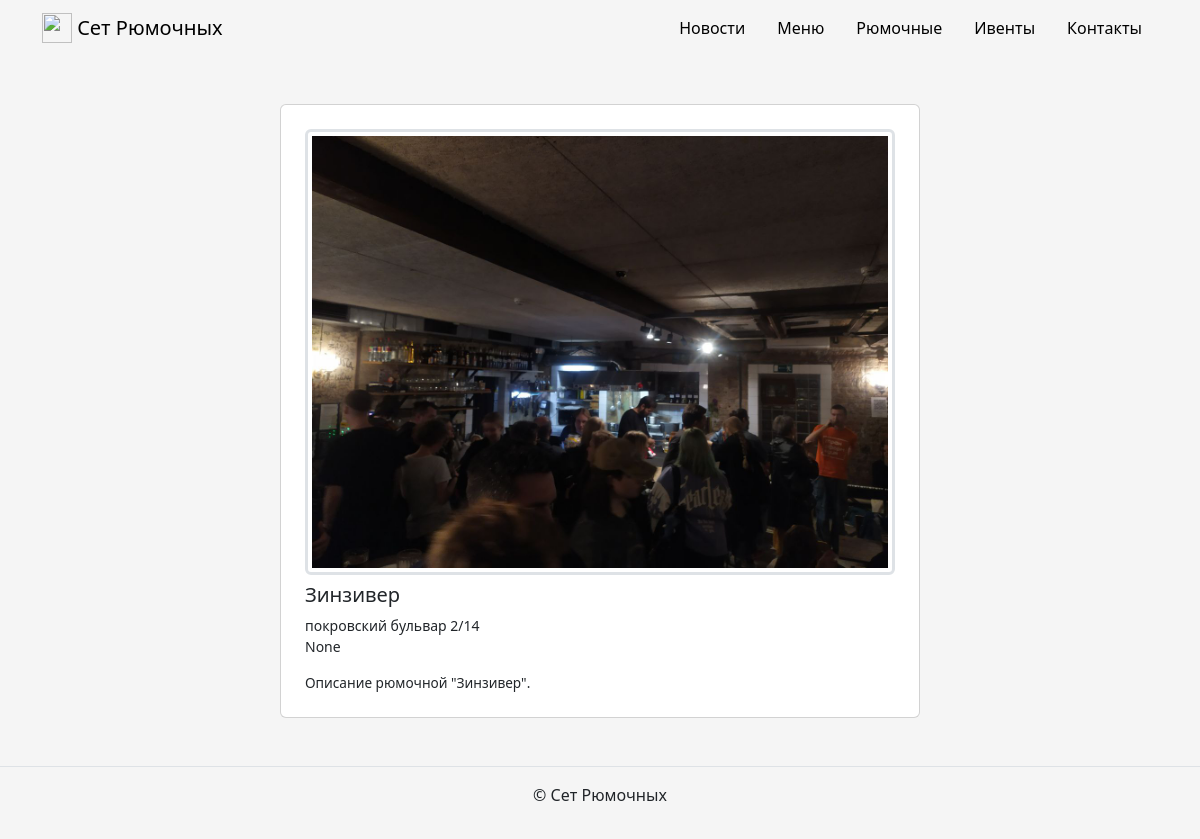
The page /bars/zinziver/ on the database as committed earlier.
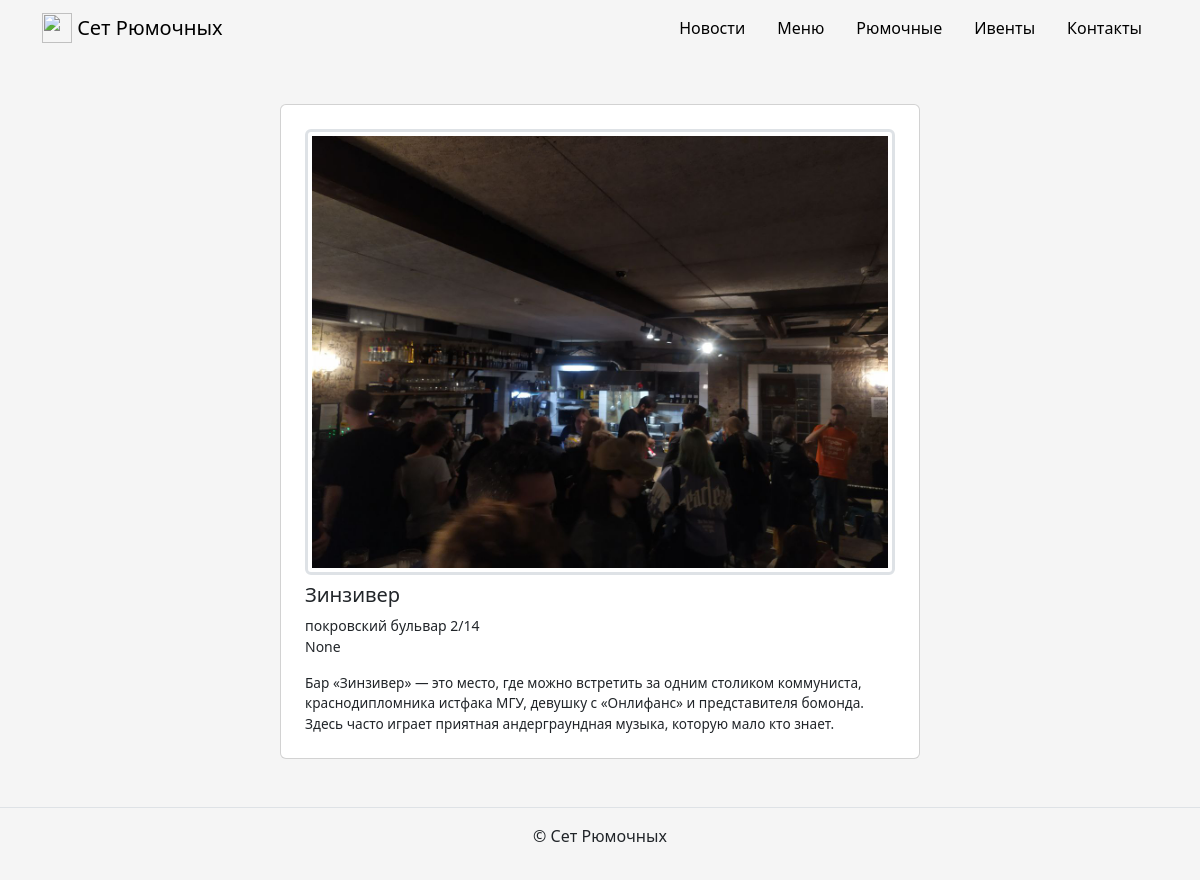
The same page on the database as committed later.
### app_setofshots/models.py (models this page shows, shortened)
class Bar(Model):
    title = CharField(max_length=32, verbose_name='Бар')
    slug = SlugField(
        max_length=32, unique=True, verbose_name='Ссылка',
        help_text='Можно оставить пустым', blank=True,
    )
    description = TextField(max_length=1024, verbose_name='Описание')
    address = CharField(max_length=128, verbose_name='Адрес')
    work_time = TextField(
        max_length=1024, verbose_name='Часы работы', null=True
    )
    opening_year = IntegerField(verbose_name='Год открытия')
    image = ImageField(
        upload_to='bars_images',
        verbose_name='Фото',
        blank=True
    )
    is_published = BooleanField(
        verbose_name='Опубликовано', blank=True, default=False
    )
    class Meta:
        verbose_name = 'бар'
        verbose_name_plural = 'Бары'

### app_setofshots/views.py (the view)
# urls.py: path('bars/<slug:bar_slug>/', bar, name='bar'),
def bar(request, bar_slug):
    template = 'app_setofshots/detail_bar.html'
    _bar = get_object_or_404(Bar, slug=bar_slug, is_published=True)
    bar_dishes = Dish.objects.filter(bar=_bar, is_published=True
                                     ).prefetch_related('tags')
    context = {'bar': _bar, 'bar_dishes': bar_dishes}
    return render(request, template, context)

### templates/app_setofshots/detail_bar.html (shortened to what this page needs)
{% extends "base.html" %}
{% block content %}
  <div class="col d-flex justify-content-center">
    <div class="card" style="width: 40rem;">
      <div class="card-body">
        {% if bar.image %}
          <a href="{{ bar.image.url }}" target="_blank">
            <img class="border-3 rounded img-fluid img-thumbnail mb-2 mx-auto d-block" src="{{ bar.image.url }}">
          </a>
        {% endif %}
        <h5 class="card-title">{{ bar.title }}</h5>
        <div class="row">
          <small>{{ bar.address }}</small>
          <small><p>{{ bar.work_time }}</p></small>
        </div>
        <p class="card-text">{{ bar.description|linebreaksbr }}</p>
      </div>
    </div>
  </div>
{% endblock %}

Rows that differ between the two databases and show on the page:
changed Bar "Зинзивер": description "Описание рюмочной \"Зинзивер\"." → "Бар «Зинзивер» — это место, где можно встретить за одним столиком коммуниста, краснодипломника истфака МГУ, девушку с «Онлифанс» и представителя бомонда. Здесь часто играет приятная андерграундная музыка, которую мало кто знает."
